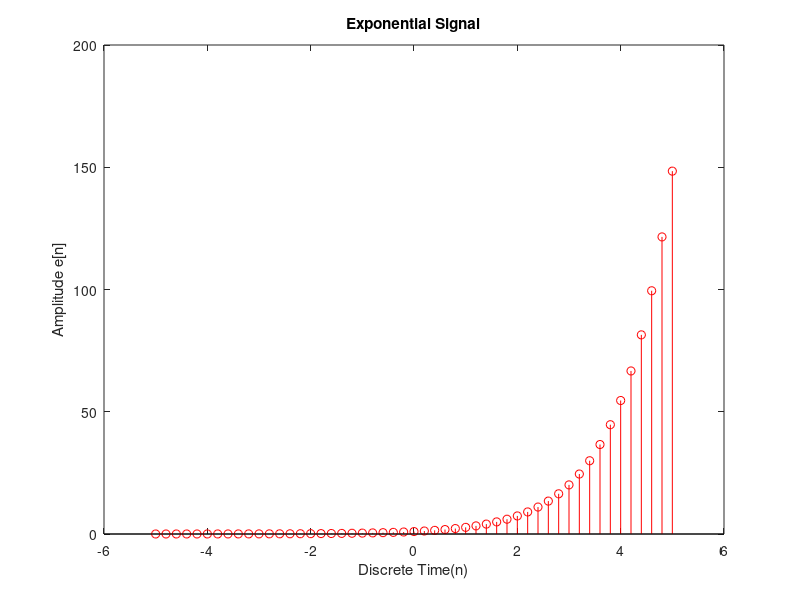

Source code (MATLAB):
x=-5:0.2:5;
y=zeros(1,length(x));
for i=1:length(x)
  y(i)=exp(x(i));
endfor
stem(x,y,"r");
%axis([-20,20,-20,20]);
title("Exponential Signal");
xlabel("Discrete Time(n)");
ylabel("Amplitude e[n]");
